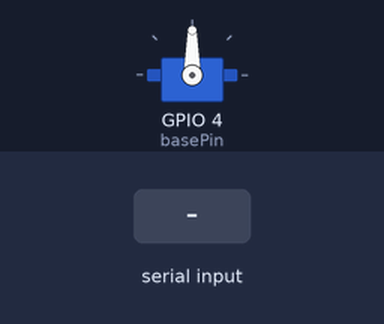
This sketch was run on a simulated ESP32. On the bench: servo. The inputs (shaded band) are chosen by the test bench.

Above: at 1.2 s.
1.3 s: "r" received over Serial
Timing chart, 0 to 4.3 s (numbered marks = the images above; inputs shaded):
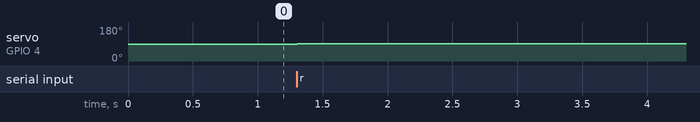

The sketch:

Arm_Movement_Code.ino
```cpp
#include "ESP32Servo.h" // Include the library to control hobby servos

// ------------------------------
// SERVO SETUP
// ------------------------------
Servo base;              // Create a servo object for the base
#define basePin 4         // GPIO pin connected to the base servo

int baseAngle = 90;      // Initial angle for the base (centered)
#define BASE_STEP 2       // Degrees to move per command (adjust for speed)

void setup() {
  Serial.begin(115200);   // Initialize serial communication (must match Python)

  // Attach the servo object to its GPIO pin
  base.attach(basePin);

  // Move servo to starting position
  base.write(baseAngle);
}

void loop() {
  // Check if there is incoming data from the Raspberry Pi
  if (Serial.available() > 0) {
    char cmd = Serial.read(); // Read the incoming byte

    // Move the base depending on the command received
    if (cmd == 'r') {
      baseAngle += BASE_STEP;  // Rotate base clockwise
    }
    else if (cmd == 'l') {
      baseAngle -= BASE_STEP;  // Rotate base counterclockwise
    }

    // Constrain the angle to valid servo range
    baseAngle = constrain(baseAngle, 0, 180);

    // Write the new angle to the servo
    base.write(baseAngle);
  }

  // Small delay to allow servo to move smoothly
  delay(10);
}
```

Measured:
- after the input at 1.3 s, servo on GPIO 4 (basePin): 90° → 92° at once
